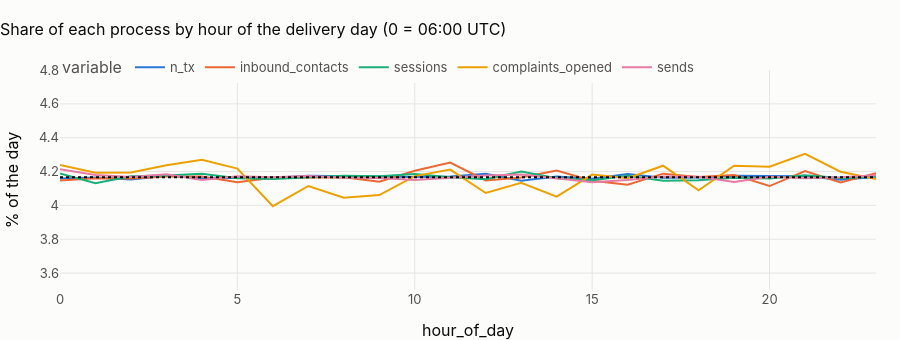

Notebook code cell kept with this figure:
### Markdown cell above
## 1 · The profile within the day

### Code cell
MEAS = ["n_tx", "inbound_contacts", "sessions", "complaints_opened", "sends"]
# each measure is placed on its own process's delivery day (notebook 01): −6 h or −8 h from the UTC hour
CLOCK = {
    "n_tx": "transactions",
    "inbound_contacts": "call_center_interactions",
    "contacts": "call_center_interactions",
    "sessions": "digital_events",
    "complaints_opened": "complaints",
    "sends": "campaign_sends",
}


def on_clock(d: pd.DataFrame, m: str) -> pd.DataFrame:
    """The hours of `d` with the delivery day, hour of day and weekday of measure `m`'s process clock."""
    t = d.hour_start + pd.to_timedelta(country.PROCESS_DAY_OFFSET[CLOCK[m]], unit="h")
    out = d.assign(p_day=t.dt.normalize(), p_hour=t.dt.hour, p_weekday=t.dt.dayofweek + 1)
    return out[
        (out.p_day > out.p_day.min()) & (out.p_day < out.p_day.max())
    ]  # whole delivery days only


prof = hr.groupby("hour_of_day")[MEAS].sum()
prof = prof / prof.sum()
fig = px.line(
    (100 * prof).reset_index().melt(id_vars="hour_of_day"),
    x="hour_of_day",
    y="value",
    color="variable",
    title="Share of each process by hour of the delivery day (0 = 06:00 UTC)",
)
fig.add_hline(y=100 / 24, line_dash="dot")
fig.update_layout(height=340, yaxis_title="% of the day", yaxis_range=[3.5, 4.8])
fig.show()

### Figure 1 — Plotly figure (JSON) as saved in the notebook; plotly's stock layout.template omitted (floating-point values rounded to 4 significant figures)
{"data": [{"hovertemplate": "variable=n_tx<br>hour_of_day=%{x}<br>value=%{y}<extra></extra>", "legendgroup": "n_tx", "line": {"color": "#2a78d6", "dash": "solid"}, "marker": {"symbol": "circle"}, "mode": "lines", "name": "n_tx", "orientation": "v", "showlegend": true, "type": "scatter", "x": [0, 1, 2, 3, 4, 5, 6, 7, 8, 9, 10, 11, 12, 13, 14, 15, 16, 17, 18, 19, 20, 21, 22, 23], "xaxis": "x", "y": [4.159, 4.165, 4.153, 4.175, 4.161, 4.162, 4.164, 4.175, 4.171, 4.168, 4.167, 4.171, 4.187, 4.146, 4.171, 4.157, 4.185, 4.163, 4.164, 4.175, 4.171, 4.172, 4.151, 4.167], "yaxis": "y"}, {"hovertemplate": "variable=inbound_contacts<br>hour_of_day=%{x}<br>value=%{y}<extra></extra>", "legendgroup": "inbound_contacts", "line": {"color": "#eb6834", "dash": "solid"}, "marker": {"symbol": "circle"}, "mode": "lines", "name": "inbound_contacts", "orientation": "v", "showlegend": true, "type": "scatter", "x": [0, 1, 2, 3, 4, 5, 6, 7, 8, 9, 10, 11, 12, 13, 14, 15, 16, 17, 18, 19, 20, 21, 22, 23], "xaxis": "x", "y": [4.148, 4.16, 4.159, 4.17, 4.171, 4.137, 4.164, 4.164, 4.166, 4.14, 4.205, 4.253, 4.147, 4.165, 4.206, 4.146, 4.123, 4.188, 4.167, 4.179, 4.114, 4.202, 4.135, 4.19], "yaxis": "y"}, {"hovertemplate": "variable=sessions<br>hour_of_day=%{x}<br>value=%{y}<extra></extra>", "legendgroup": "sessions", "line": {"color": "#1baf7a", "dash": "solid"}, "marker": {"symbol": "circle"}, "mode": "lines", "name": "sessions", "orientation": "v", "showlegend": true, "type": "scatter", "x": [0, 1, 2, 3, 4, 5, 6, 7, 8, 9, 10, 11, 12, 13, 14, 15, 16, 17, 18, 19, 20, 21, 22, 23], "xaxis": "x", "y": [4.188, 4.131, 4.173, 4.176, 4.187, 4.16, 4.156, 4.165, 4.176, 4.172, 4.185, 4.166, 4.154, 4.201, 4.161, 4.149, 4.175, 4.146, 4.148, 4.163, 4.158, 4.178, 4.162, 4.169], "yaxis": "y"}, {"hovertemplate": "variable=complaints_opened<br>hour_of_day=%{x}<br>value=%{y}<extra></extra>", "legendgroup": "complaints_opened", "line": {"color": "#eda100", "dash": "solid"}, "marker": {"symbol": "circle"}, "mode": "lines", "name": "complaints_opened", "orientation": "v", "showlegend": true, "type": "scatter", "x": [0, 1, 2, 3, 4, 5, 6, 7, 8, 9, 10, 11, 12, 13, 14, 15, 16, 17, 18, 19, 20, 21, 22, 23], "xaxis": "x", "y": [4.239, 4.193, 4.195, 4.238, 4.27, 4.218, 3.995, 4.115, 4.046, 4.061, 4.173, 4.211, 4.073, 4.133, 4.052, 4.182, 4.161, 4.234, 4.089, 4.234, 4.228, 4.305, 4.199, 4.156], "yaxis": "y"}, {"hovertemplate": "variable=sends<br>hour_of_day=%{x}<br>value=%{y}<extra></extra>", "legendgroup": "sends", "line": {"color": "#e87ba4", "dash": "solid"}, "marker": {"symbol": "circle"}, "mode": "lines", "name": "sends", "orientation": "v", "showlegend": true, "type": "scatter", "x": [0, 1, 2, 3, 4, 5, 6, 7, 8, 9, 10, 11, 12, 13, 14, 15, 16, 17, 18, 19, 20, 21, 22, 23], "xaxis": "x", "y": [4.214, 4.18, 4.167, 4.184, 4.151, 4.172, 4.166, 4.174, 4.163, 4.162, 4.15, 4.161, 4.176, 4.182, 4.158, 4.137, 4.151, 4.17, 4.169, 4.138, 4.169, 4.161, 4.167, 4.179], "yaxis": "y"}], "layout": {"height": 340, "legend": {"title": {"text": "variable"}, "tracegroupgap": 0}, "shapes": [{"line": {"dash": "dot"}, "type": "line", "x0": 0, "x1": 1, "xref": "x domain", "y0": 4.167, "y1": 4.167, "yref": "y"}], "title": {"text": "Share of each process by hour of the delivery day (0 = 06:00 UTC)"}, "xaxis": {"anchor": "y", "domain": [0.0, 1.0], "title": {"text": "hour_of_day"}}, "yaxis": {"anchor": "x", "domain": [0.0, 1.0], "range": [3.5, 4.8], "title": {"text": "% of the day"}}}}
